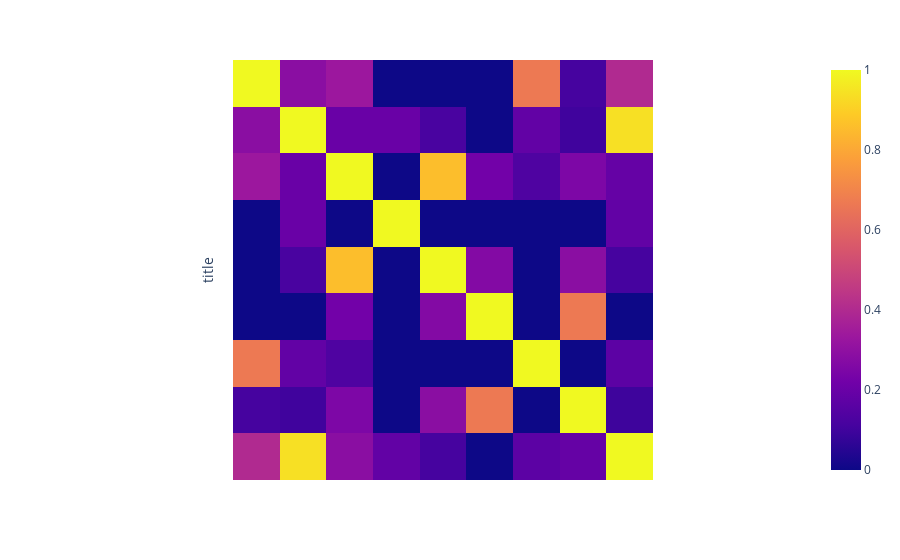

The notebook cell saved with this chart:
### Code cell
# 40% and 50% similarity gave the same features I'd wish to group by in this case
titles_stripped, features, fig = full(titles, 0.5, 1)
print(features)
fig.show()

### Figure 1 — Plotly figure (JSON) as saved in the notebook; plotly's stock layout.template omitted (floating-point values rounded to 4 significant figures)
{"data": [{"coloraxis": "coloraxis", "hovertemplate": "x: %{x}<br>title: %{y}<br>color: %{z}<extra></extra>", "name": "0", "type": "heatmap", "x": ["sky uk", "talktalk", "vodaphone uk", "bt", "vodaphone", "virgin", "sky", "virgin media", "talk talk"], "xaxis": "x", "y": ["sky uk", "talktalk", "vodaphone uk", "bt", "vodaphone", "virgin", "sky", "virgin media", "talk talk"], "yaxis": "y", "z": [[1, 0.2857, 0.3333, 0, 0, 0, 0.6667, 0.1111, 0.4], [0.2857, 1, 0.2, 0.2, 0.1176, 0, 0.1818, 0.1, 0.9412], [0.3333, 0.2, 1, 0, 0.8571, 0.2222, 0.1333, 0.25, 0.1905], [0, 0.2, 0, 1, 0, 0, 0, 0, 0.1818], [0, 0.1176, 0.8571, 0, 1, 0.2667, 0, 0.2857, 0.1111], [0, 0, 0.2222, 0, 0.2667, 1, 0, 0.6667, 0], [0.6667, 0.1818, 0.1333, 0, 0, 0, 1, 0, 0.1667], [0.1111, 0.1, 0.25, 0, 0.2857, 0.6667, 0, 1, 0.09524], [0.4, 0.9412, 0.2857, 0.1818, 0.1111, 0, 0.1667, 0.1905, 1]]}], "layout": {"coloraxis": {"colorscale": [[0, "#0d0887"], [0.1111, "#46039f"], [0.2222, "#7201a8"], [0.3333, "#9c179e"], [0.4444, "#bd3786"], [0.5556, "#d8576b"], [0.6667, "#ed7953"], [0.7778, "#fb9f3a"], [0.8889, "#fdca26"], [1, "#f0f921"]]}, "margin": {"t": 60}, "xaxis": {"anchor": "y", "constrain": "domain", "domain": [0, 1], "scaleanchor": "y", "showticklabels": false}, "yaxis": {"anchor": "x", "autorange": "reversed", "constrain": "domain", "domain": [0, 1], "showticklabels": false, "title": {"text": "title"}}}}
